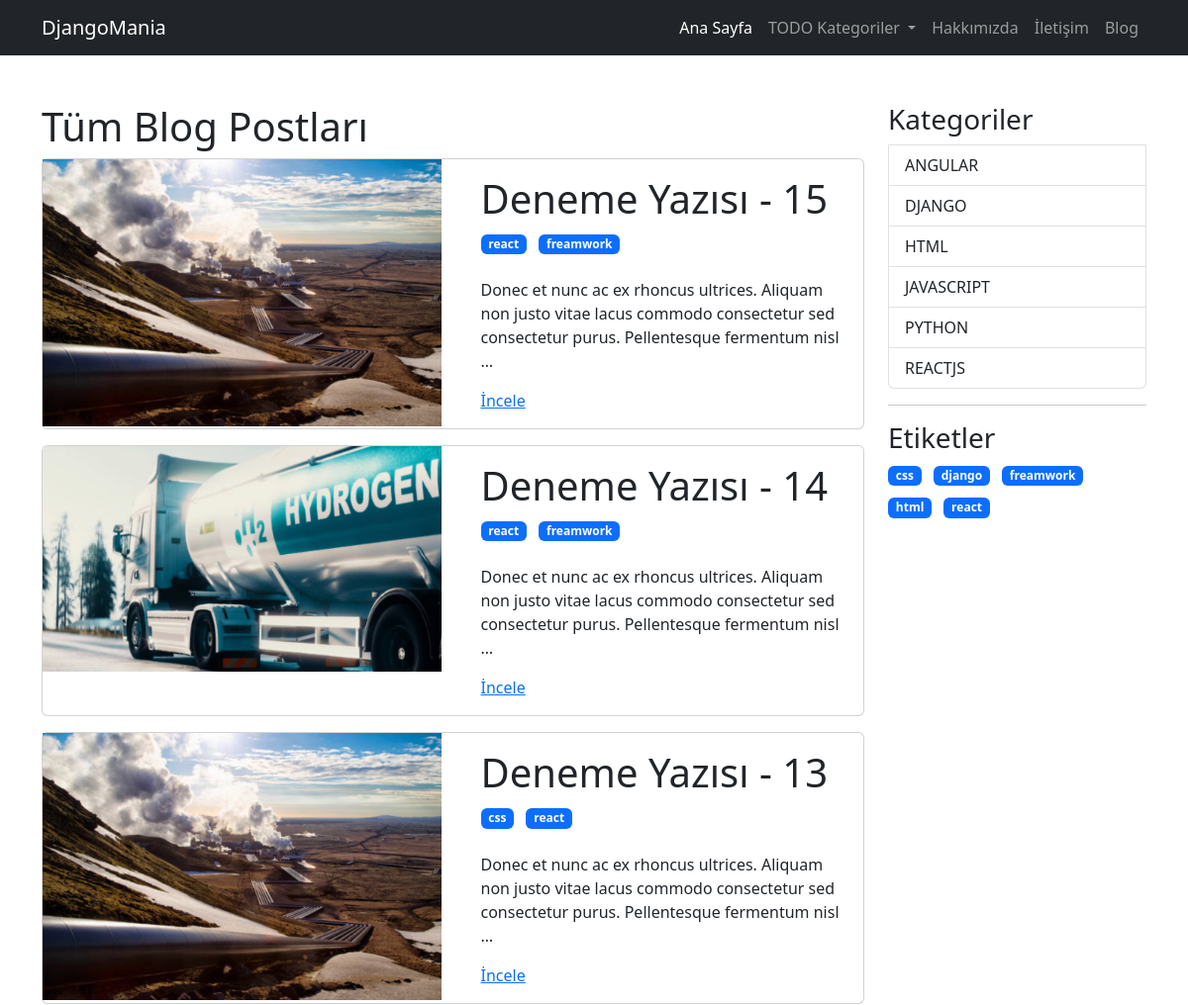
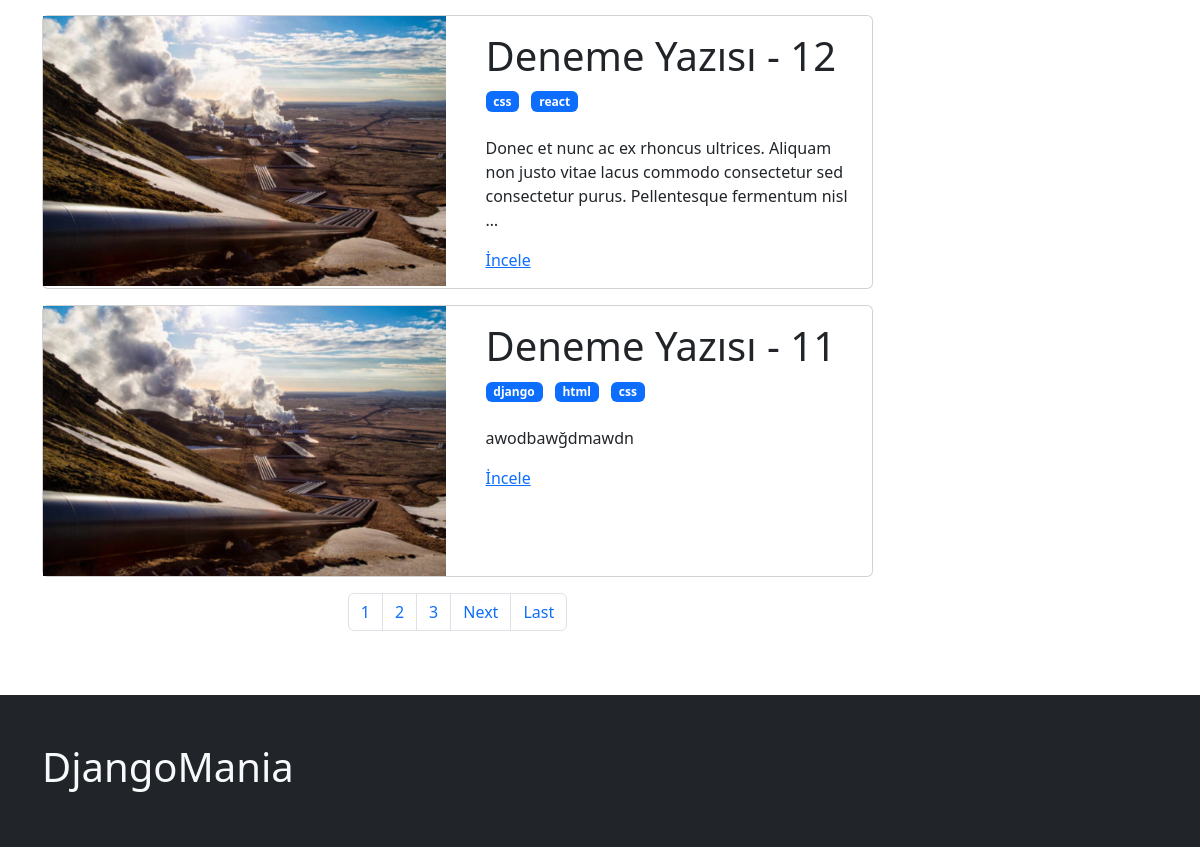
Screenshot of /blog/ with the database file from the repository (2 pictures, top to bottom).
### pages/models.py (models this page shows, shortened)
class Page(models.Model):
    user = models.ForeignKey(User, on_delete=models.CASCADE)
    slug = AutoSlugField(populate_from='title', unique=True)
    title = models.CharField(max_length=200)
    cover_image = models.ImageField(upload_to='page_image')
    content = HTMLField(blank=True, null=True)
    is_active = models.BooleanField(default=False)
    created_at = models.DateTimeField(auto_now_add=True)
    updated_at = models.DateTimeField(auto_now=True)
    def get_absolute_url(self):
        return reverse(
                'page:page_view',
            kwargs={
                "page_slug": self.slug,
            }
        )

### blog/models.py (models this page shows, shortened)
class Post(models.Model):
    user = models.ForeignKey(User, on_delete=models.CASCADE)
    title = models.CharField(max_length=200)
    slug = AutoSlugField(populate_from='title', unique=True)
    content = HTMLField(blank=True, null=True)
    category = models.ForeignKey(BlogCategory, on_delete=models.SET_NULL, null=True)
    tag = models.ManyToManyField(BlogTag,)
    cover_image = models.ImageField(upload_to='blog_image')
    count=models.PositiveBigIntegerField(default=0)
    is_active = models.BooleanField(default=False)
    created_at = models.DateTimeField(auto_now_add=True)
    updated_at = models.DateTimeField(auto_now=True)
    def get_absolute_url(self):
        return reverse(
                'blog:post_detail_view',
            kwargs={
                "category_slug": self.category.slug,
                "post_slug": self.slug
            }
        )

class BlogTag(models.Model):
    user = models.ForeignKey(User, on_delete=models.CASCADE)
    title = models.CharField(max_length=200)
    slug = AutoSlugField(populate_from='title', unique=True)
    is_active = models.BooleanField(default=True)
    created_at = models.DateTimeField(auto_now_add=True)
    updated_at = models.DateTimeField(auto_now=True)
    def get_absolute_url(self):
        return reverse(
            'blog:tag_view',
            kwargs={
                "tag_slug": self.slug
            }
        )

class BlogCategory(models.Model):
    title = models.CharField(max_length=200)
    slug = AutoSlugField(populate_from='title', unique=True)
    is_active = models.BooleanField(default=True)
    created_at = models.DateTimeField(auto_now_add=True)
    updated_at = models.DateTimeField(auto_now=True)
    def get_absolute_url(self):
        return reverse(
            'blog:category_view',
            kwargs={
                "category_slug": self.slug
            }
        )

### blog/views.py (the view)
# urls.py: path('', all_post_view, name='all_post_view'),
def all_post_view(request):
    categories = BlogCategory.objects.filter(is_active=True).order_by('title')
    tags = BlogTag.objects.filter(is_active=True).order_by('title')
    all_posts = Post.objects.filter(is_active=True).order_by('-created_at')
    paginator = Paginator(all_posts, 5)
    page_number = request.GET.get('page')
    posts = paginator.get_page(page_number)
    context = dict(
        categories=categories,
        tags=tags,
        posts=posts,
        post_count=all_posts.count,
    )
    return render(request, 'blog/all_posts.html', context)

### config/global_context_processors.py (called while the page is built)
def global_todo_categories_context(request):
    return dict(
        global_todo_categories = TodoCategory.objects.filter(is_active=True)
    )

def global_page_context(request):
    return dict(
        global_pages=Page.objects.filter(is_active=True)
    )

### todo/models.py (called while the page is built)
    def get_absolute_url(self):
        return reverse(
            'todo:category_view',
            kwargs={
                "category_slug": self.slug
            }
        )

### blog/templates/blog/all_posts.html (shortened to what this page needs)
{% extends 'core/base.html' %}
{% block container %}
<div class="row">
    <div class="col-sm-9">
        {% if category %}
        <h1>Kategori: {{ category.title | title}}</h1>
        {% elif tag %}
        <h1>Etiket: {{ tag.title | title}}</h1>
        {% else %}
        <h1>Tüm Blog Postları</h1>
        {% endif %}
        {% for post in posts %}
        <div class="col mb-3">
            <div class="card">
                <div class="row">
                    <div class="col-sm">
                        <img src="{{ post.cover_image.url }}" alt="" class="w-100 img-thubnail mt-auto">
                    </div>
                    <div class="col-sm">
                        <div class="card-body">
                            <h1 class="card-title">{{ post.title }}</h1>
                            <ul class="list-inline">
                                {% for tag in post.tag.all %}
                                <li class="list-inline-item mb-2">
                                    <a href="{{ tag.get_absolute_url }}">
                                        <span class="badge text-bg-primary">
                                            {{ tag.title }}
                                        </span>
                                    </a>
                                </li>
                                {% endfor %}
                            </ul>
                            <p class="card-text">{{ post.content | safe | truncatewords_html:20}}</p>
                            <a href="{{ post.get_absolute_url }}" class="card-link">İncele</a>
                        </div>
                    </div>
                </div>
            </div>
        </div>
        {% endfor %}
        {% if post_count > 5 %}
        {% if posts.paginator %}
        <div class="row">
            <div class="col-sm-6 offset-sm-3">
                <nav aria-label="Page navigation example">
            <ul class="pagination d-flex justify-content-center">
                {% with ''|center:posts.paginator.num_pages as range %}
                {% for _ in range %}
                <li class="page-item"><a class="page-link" href="?page={{ forloop.counter }}">{{ forloop.counter }}</a>
                </li>
                {% endfor %}
                {% endwith %}
                {% if posts.has_next %}
                <li class="page-item"><a class="page-link" href="?page={{ posts.next_page_number }}">Next</a></li>
                <li class="page-item"><a class="page-link" href="?page={{ posts.paginator.num_pages }}">Last</a></li>
                {% endif %}
            </ul>
        </nav>
            </div>
        </div>
        {% endif %}
        {% endif %}
    </div>
    <div class="col-sm-3">
        <div class="list-group mb-3">
            <h3>Kategoriler</h3>
            {% for category in categories %}
            <a href="{{ category.get_absolute_url }}" class="
            list-group-item list-group-item-action {% if category.slug == active_slug %}active{% endif %}
            " aria-current="true">
                {{category.title}}
            </a>
            {% endfor %}
        </div>
        <hr>
        <div class="mb-3">
            <h3>Etiketler</h3>
            <ul class="list-inline">
                {% for tag in tags %}
                <li class="list-inline-item mb-2">
                    <a href="{{ tag.get_absolute_url }}">
                        <span class="badge text-bg-primary">
                            {{ tag.title }}
                        </span>
                    </a>
                </li>
                {% endfor %}
            </ul>
        </div>
    </div>
</div>
{% endblock container %}

### templates/core/navbar.html (shortened to what this page needs)
<nav class="navbar navbar-expand-lg bg-dark navbar-dark">
  <div class="container">
    <a class="navbar-brand" href="/">DjangoMania</a>
    <div class="collapse navbar-collapse" id="navbarNav">
      <ul class="navbar-nav ms-auto">
        <li class="nav-item">
          <a class="nav-link active" aria-current="page" href="/">Ana Sayfa</a>
        </li>
        <li class="nav-item dropdown">
          <a class="nav-link dropdown-toggle" href="#" role="button" data-bs-toggle="dropdown" aria-expanded="false">
            TODO Kategoriler
          </a>
          {% for page in global_pages %}
          <li class="nav-item">
            <a class="nav-link" aria-current="page" href="{{ page.get_absolute_url }}">{{ page.title }}</a>
          </li>
          {% endfor %}
          <li class="nav-item">
            <a class="nav-link" aria-current="page" href="{% url 'blog:all_post_view' %}">Blog</a>
          </li>
      </ul>
    </div>
  </div>
</nav>

### rows the page displays
Page: title "Hakkımızda"
Page: title "İletişim"
Post: cover_image (picture), title "Deneme Yazısı - 15", content "Donec et nunc ac ex rhoncus ultrices. Aliquam non justo vitae lacus commodo consectetur sed consectetur purus. Pellentesque fermentum nisl …"
BlogTag: title "react"
BlogTag: title "freamwork"
Post: cover_image (picture), title "Deneme Yazısı - 14", content "Donec et nunc ac ex rhoncus ultrices. Aliquam non justo vitae lacus commodo consectetur sed consectetur purus. Pellentesque fermentum nisl …"
Post: cover_image (picture), title "Deneme Yazısı - 13", content "Donec et nunc ac ex rhoncus ultrices. Aliquam non justo vitae lacus commodo consectetur sed consectetur purus. Pellentesque fermentum nisl …"
BlogTag: title "css"
Post: cover_image (picture), title "Deneme Yazısı - 12", content "Donec et nunc ac ex rhoncus ultrices. Aliquam non justo vitae lacus commodo consectetur sed consectetur purus. Pellentesque fermentum nisl …"
Post: cover_image (picture), title "Deneme Yazısı - 11", content "awodbawğdmawdn"
BlogTag: title "django"
BlogTag: title "html"
BlogCategory: title "ANGULAR"
BlogCategory: title "DJANGO"
BlogCategory: title "HTML"
BlogCategory: title "JAVASCRIPT"
BlogCategory: title "PYTHON"
BlogCategory: title "REACTJS"
